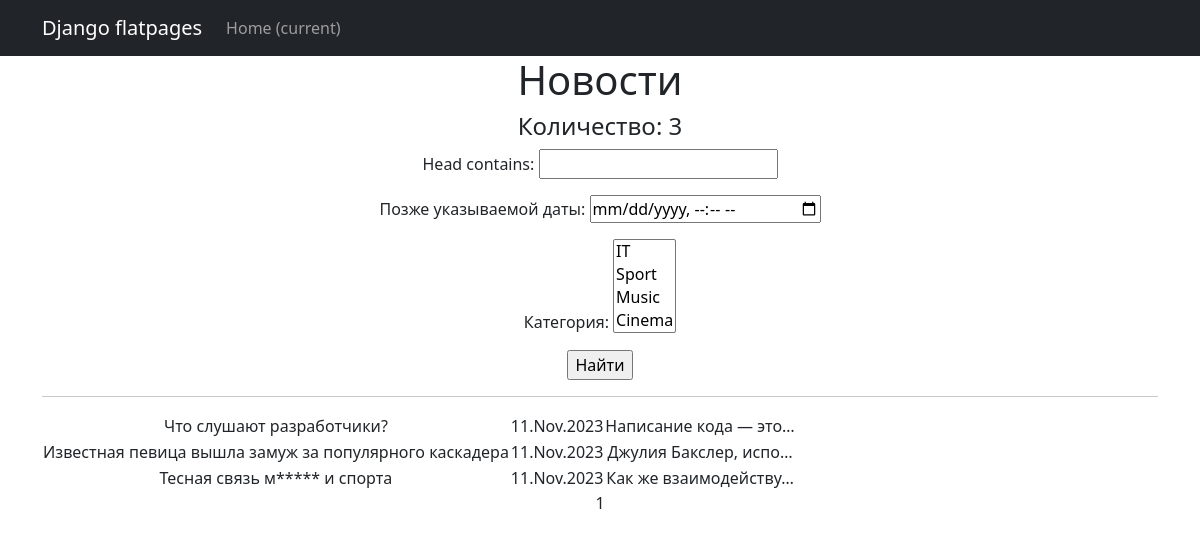
Before: /news/ with the older database file.
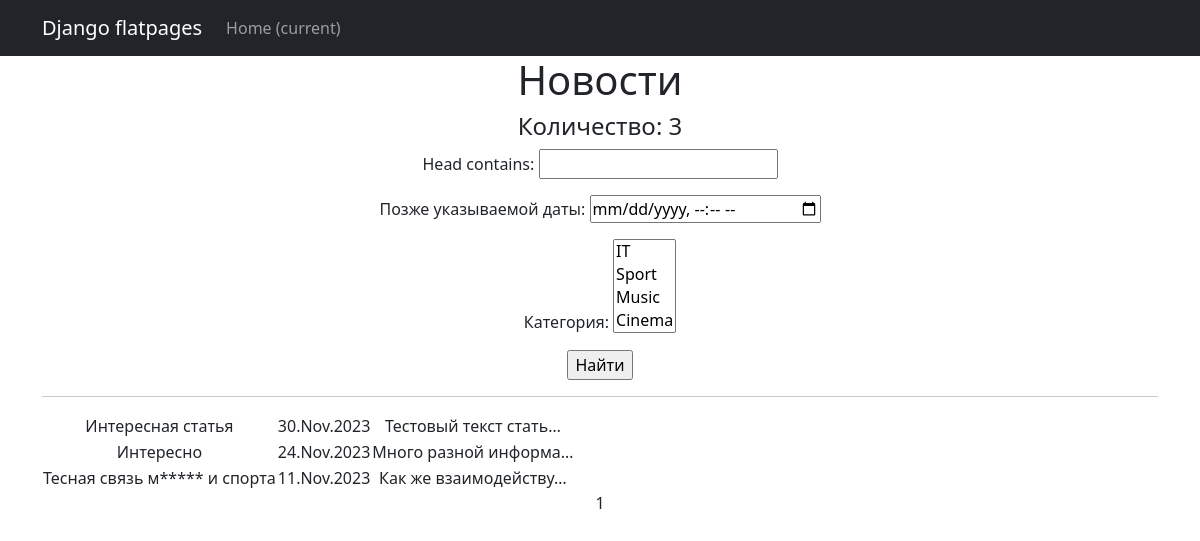
After: the same page with the newer database file.
### news/models.py (models this page shows, shortened)
class Post(models.Model):
    author = models.ForeignKey(Author, on_delete=models.CASCADE)
    NEWS = 'NW'
    ARTICLE = 'AR'
    CATEGORY_CHOICE = (
        (NEWS, 'Новость'),
        (ARTICLE, 'Статья')
    )
    post_choice = models.CharField(max_length=2, choices=CATEGORY_CHOICE, default=NEWS)
    date_time = models.DateTimeField(auto_now_add=True)
    choice_category = models.ManyToManyField(Category, through="PostCategory")
    head = models.CharField(max_length=128)
    text = models.TextField()
    rating = models.IntegerField(default=0)

### news/views.py (the view)
# urls.py: path('', PostList.as_view(), name='post_list'),
class PostList(ListView):
    model = Post
    ordering = '-date_time'
    template_name = 'news.html'
    context_object_name = 'news'
    paginate_by = 10
    def get_queryset(self):
        queryset = super().get_queryset()
        self.filterset = PostFilter(self.request.GET, queryset)
        return self.filterset.qs
    def get_context_data(self, **kwargs):
        context = super().get_context_data(**kwargs)
        context['filterset'] = self.filterset
        return context

### news/models.py (called while the page is built)
    def __str__(self):
        return self.name_category

### news/templatetags/custom_filters.py (called while the page is built)
@register.filter
def censor(text):
    if type(text) == str:
        text = text.split()
        for i, word in enumerate(text):
            if word in words:
                text[i] = word[0] + '*' * len(word[1:])
        return ' '.join(text)
    else:
        return "Ошибка!"

### templates/news.html (shortened to what this page needs)
{% extends 'flatpages/default.html' %}
{% load custom_filters %}
{% load custom_tags %}
{% block content %}
    <h1>Новости</h1>
    <h4>Количество: {{ news|length }}</h4>
    <form action="" method="get">
        {{ filterset.form.as_p }}
       <input type="submit" value="Найти" />
   </form>
    <hr>
    {% if news %}
        <table>
            {% for one_news in news %}
                <tr>
                    <td>{{ one_news.head|censor }}</td>
                    <td>{{ one_news.date_time|date:'d.M.Y' }}</td>
                    <td>{{ one_news.text|truncatechars:21|censor}}</td>
                    <td>
                    </td>
                </tr>
            {% endfor %}
        </table>
    {% else %}
        <h2>Новостей нет!</h2>
   {% endif %}
   {{ page_obj.number }}
{% endblock content %}

### templates/flatpages/default.html (shortened to what this page needs)
<!DOCTYPE html>
{% load static %}
<html lang="en">
    <head>
        <link href="{% static 'css/styles.css' %}" rel="stylesheet" />
    </head>
    <body>
        <nav class="navbar navbar-expand-lg navbar-dark bg-dark static-top">
           <div class="container">
               <a class="navbar-brand" href="#">Django flatpages</a>
               <div class="collapse navbar-collapse" id="navbarResponsive">
                   <ul class="navbar-nav ml-auto">
                       <li class="nav-item active">
                           <a class="nav-link" href="#">Home
                               <span class="sr-only">(current)</span>
                           </a>
                       </li>
                   </ul>
               </div>
           </div>
        </nav>
        <div class="container">
            <div class="row">
                <div class="col-lg-12 text-center">
                   {% block content %}{% endblock content %}
                </div>
            </div>
        </div>
    </body>
</html>

Changed rows visible on the page:
removed Post: head|censor "Что слушают разработчики?", date_time "11.Nov.2023", text|censor "Написание кода — это…"
removed Post: head|censor "Известная певица вышла замуж за популярного каскадера", date_time "11.Nov.2023", text|censor "Джулия Бакслер, испо…"
added Post: head|censor "Интересная статья", date_time "30.Nov.2023", text|censor "Тестовый текст стать…"
added Post: head|censor "Интересно", date_time "24.Nov.2023", text|censor "Много разной информа…"
